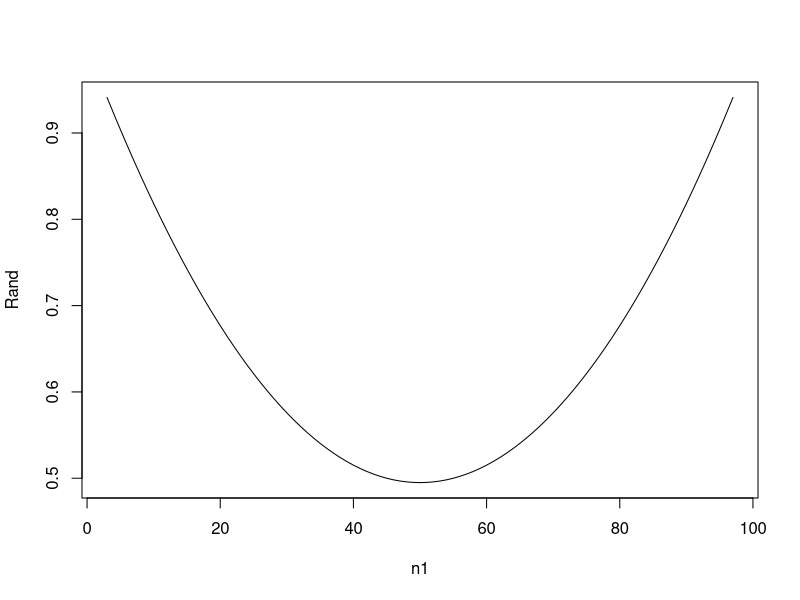

This figure's R source:

library(combinat)

ff = function(n){
  
  rand = function(n,x){
    temp1 = dim(combn(x,2))[2] + dim(combn((n-x),2))[2]
    temp2 = dim(combn(n,2))[2]
  
    out = temp1/temp2
    return(out)
  }

  xx = seq(3,n-3,1)
  yy = sapply(xx,rand,n=n)
  
  plot(xx,yy,type="l",xlab="n1",ylab="Rand")
}

ff(100)
